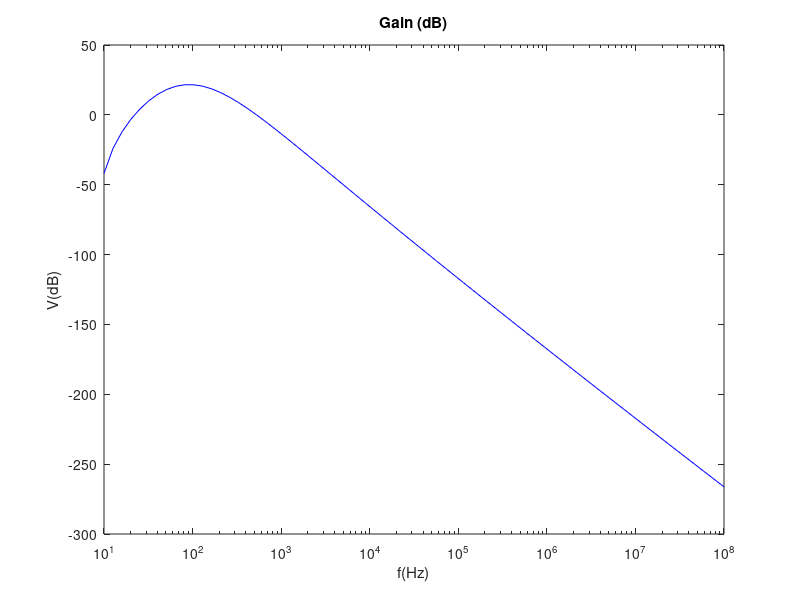
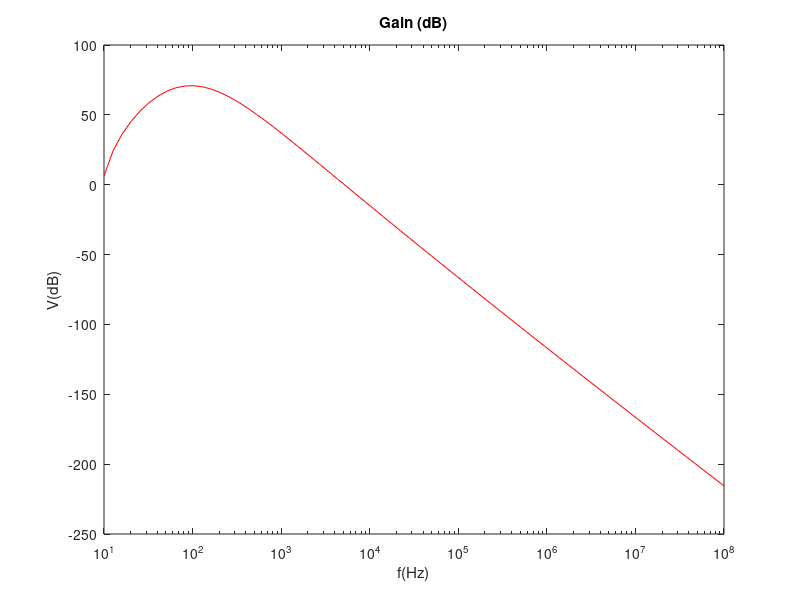

Here is the MATLAB script that generated these plots, in order:
R1=1000
R2=500
R3=100000
R4=1000
C1=220e-9
C2=220e-9

#T=R1*C1*i*w/(1+R1*C1*i*w)*(1+R3/R4)*1/(1+R2*C2*i*w)

wl=1/(R1*C1)
wh=1/(R2*C2)
wo=sqrt(wh*wl)

# 2nd part

w=wo
Zo=75
Zi=2e6
Ao=10
Vi=1

f=logspace(1,8,70)
res = zeros(1,length(f))
teo = zeros(1,length(f))



for i=1:length(f)
w=2*pi*f(i)
A = [C1*w*i+1/R1+1/Zi,0,0,-1/Zi,0;
-Ao,1,0,Ao,0;
0,-1/Zo,1/R2+1/Zo+1/R3,-1/R3,-1/R2;
-1/Zi,0,-1/R3,1/R3+1/R4+1/Zi,0;
0,0,-1/R2,0,1/R2+C2*w*i]
    
B=[Vi*C1*w*i;0;0;0;0]

V=A\B

res(i)=V(5)

teo(i)=R1*C1*i*w/(1+R1*C1*i*w)*(1+R3/R4)*1/(1+R2*C2*i*w)

endfor

semilogx(f, 20*log(abs(res)), "color", 'b')
title("Gain (dB)")
xlabel("f(Hz)")
ylabel("V(dB)")
print -color -depsc t5dB.eps

close

semilogx(f, 20*log(abs(teo)), "color", 'r')
title("Gain (dB)")
xlabel("f(Hz)")
ylabel("V(dB)")
print -color -depsc teodB.eps

w=sqrt(wh*wl)
E = [C1*w*i+1/R1+1/Zi,0,0,-1/Zi,0;
-Ao,1,0,Ao,0;
0,-1/Zo,1/R2+1/Zo+1/R3,-1/R3,-1/R2;
-1/Zi,0,-1/R3,1/R3+1/R4+1/Zi,0;
0,0,-1/R2,0,1/R2+C2*w*i]
    
F=[Vi*C1*w*i;0;0;0;0]

VHELP=E\F

I1=(Vi-VHELP(1))*C1*w*i

Zin=Vi/I1

printf("%d",Zin)

C=[0;0;0;Vi*C2*w*i]



D = [C1*w*i+1/R1+1/Zi,0,0,-1/Zi;
-Ao,1,0,Ao;
0,-1/Zo,1/R2+1/Zo+1/R3,-1/R3;
-1/Zi,0,-1/R3,1/R3+1/R4+1/Zi]

Vio=D\C

I2=(Vi-Vio(4))*R2

Zio=Vi/I2

aux=1

[nome,cent]=max(res)

maxim = 20*log(abs(max(res)))

for i=1:length(f)
  
if(20*log(abs(res(i)))>maxim-3)
if(aux<2)
 aux=20
 limm=f(i)
endif
endif

aux
20*log(abs(res(i)))

if(20*log(abs(res(i)))<maxim-3)
if(aux>10)
 aux=5
 limM=f(i)
endif
endif

endfor

bandwidth=limM-limm
wo
f(cent)